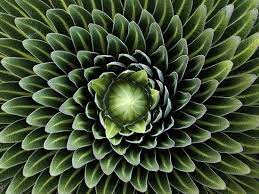
#> input picture Week10/nature.jpg, 259 x 194 px
$ jupyter execute Botzer_AI879_HW_Q1_Week10.ipynb
#> lines starting #> are read from the running program, lines starting #| are printed output that depends on the picture
[cell 1]
# Author: Brandon Botzer
# Date: 3/10/2024
# Class: Penn State - AI 879

Tasks:

1) Implement the Canny, Sobel, Prewitt, and Roberts 4 edge detectors.
2) Apply on the image nature.jpg, show results of 4 edge detectors.
3) Explain what is the difference between them.

[cell 2]
# Imports for functions

from PIL import Image

import skimage as ski
import numpy as np
import matplotlib.pyplot as plt
from matplotlib import patches
import cv2 as cv


# Showing the results of scipy computations
import pandas as pd

cv.__version__, ski.__version__

[cell 3]
# Grab the nature image and convert to grayscale
nature = ski.io.imread('nature.jpg')
#> nature is the input picture: shape (194, 259, 3); mean R, G, B 65.2, 78.9, 52
nat_gray = ski.color.rgb2gray(nature)
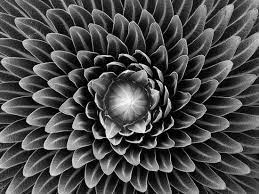
#> nat_gray: shape (194, 259) float64; min 0, max 0.998, mean 0.29
plt.imshow(nat_gray, cmap='gray');

# Sobel Operator

The Sobel method uses two 3x3 kernels to find edges in the x and y direction.

These kernels are: [[1 0 -1], [2 0 -2], [1 0 -1]] and [[1 2 1], [0 0 0], [-1 -2 -1]].

The gradients from these two kernels can then be added quadrature to find the overall gradient magnitude.

[cell 4]
# Sobel Filter

# The Sobel filter is a linear filter that looks at ...

nat_gray_sobel = ski.filters.sobel(nat_gray)
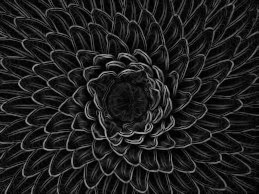
#> nat_gray_sobel: shape (194, 259) float64; min 0.000245, max 0.693, mean 0.123
plt.imshow(nat_gray_sobel, cmap='gray');

# Canny Edge Detection

 Canny, J., A Computational Approach To Edge Detection, IEEE Trans. Pattern Analysis and Machine Intelligence, 8:679-714, 1986 DOI:10.1109/TPAMI.1986.4767851

1. Canny works by smoothing the image with a Gaussian.
2. Applies the Sobel operators to get gradients in both the x and y directions.
3. Use the inverse tangent formula to computer the gradients in the x and y direction.
4. It thins edges to 1 pixel wide curves (this is done cleverly to find horizontal, vert, diag, and anti-diag edges)
5. Hysteresis thresholding is then done using an upper threshold and a path to an edge between the upper and lower thresholds

[cell 5]
# Apply the Canny Edge Detection

nat_gray_canny = ski.feature.canny(nat_gray)
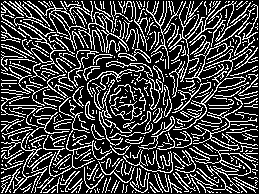
#> nat_gray_canny: shape (194, 259) bool; 25.8% white in thin lines or dots
plt.imshow(nat_gray_canny, cmap='gray');

# Roberts Cross operator

The Roberts Cross filter uses a pair of convolutions kernels: [[1 0], [0 -1]] and [[0, 1], [-1, 0]].

These kernels do well at finding edges that are at 45 degrees (as opposed to horizontal and vertical x and y edges) and are combined in quadrature to find the gradient maximum.
They can also be added in pseudo-convolutions to run even faster: https://homepages.inf.ed.ac.uk/rbf/HIPR2/roberts.htm

The Roberts Cross filter is highly efficient and quick to compute but given the small 2x2 convolution kernels, it is sensitive to noise.

[cell 6]
# Roberts Cross

nat_gray_roberts = ski.filters.roberts(nat_gray)
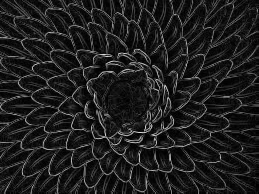
#> nat_gray_roberts: shape (194, 259) float64; min 0, max 0.867, mean 0.121
plt.imshow(nat_gray_roberts, cmap='gray');

# Prewitt Operator

The Prewitt Operator makes use of two 3x3 convolution kernels, one each for the x and y dirctions.

They are given by: [[-1 0 1], [-1 0 1], [-1 0 1]] and [[-1 -1 -1], [0 0 0 ], [1 1 1]].

As the other operators, once the gradients in x and y are found, the total gradient magnitude is found by adding the x and y gradients in quadrature.

As noted in the Scikit-Image source code (https://github.com/scikit-image/scikit-image/blob/v0.22.0/skimage/filters/edges.py#L435-L490),
it should be noted that the Prewitt Operator is slightly dependent on edge direction.  The Sobel operator has better rotatoinal invariance than the Prewitt operator.

[cell 7]
# Prewitt Transform

nat_gray_prewitt = ski.filters.prewitt(nat_gray)
plt.imshow(nat_gray_prewitt, cmap='gray');

# Plotting All Four Operators for Comparision

[cell 8]
# Plot all four images


fig, ax = plt.subplots(2,2)
plt.tight_layout()

ax[0,0].imshow(nat_gray_sobel, cmap='gray')
ax[0,0].set_title('Sobel')

ax[0,1].imshow(nat_gray_canny, cmap='gray')
ax[0,1].set_title('Canny')

ax[1,0].imshow(nat_gray_roberts, cmap='gray')
ax[1,0].set_title('Roberts')

ax[1,1].imshow(nat_gray_prewitt, cmap='gray')
ax[1,1].set_title('Prewitt');
